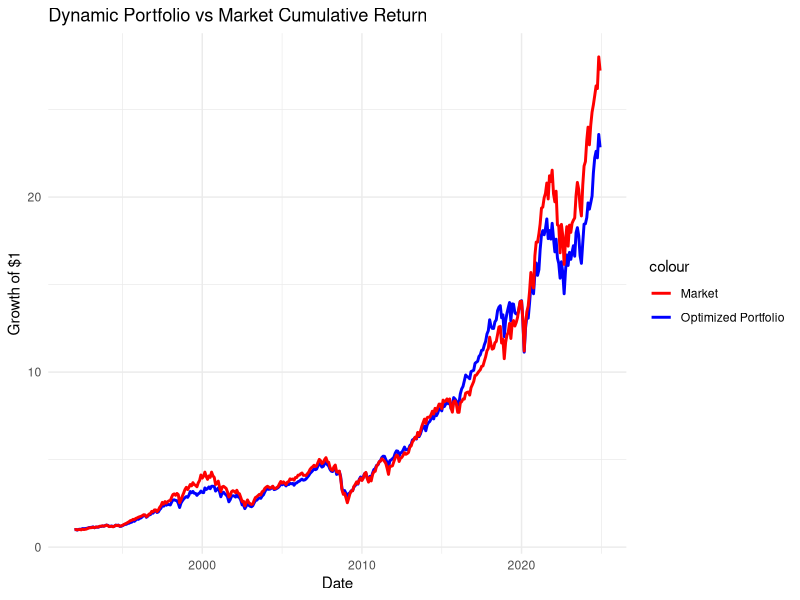
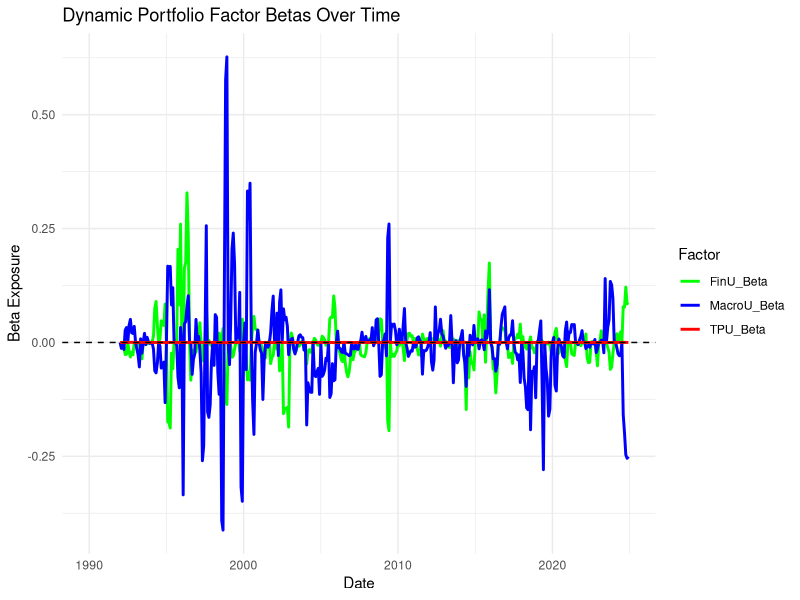

Reproduce these figures in R, in order.
# =============================================
# 1. Load Required Libraries
# =============================================
if (!require("dplyr")) install.packages("dplyr")
if (!require("lubridate")) install.packages("lubridate")
if (!require("quadprog")) install.packages("quadprog")
if (!require("tidyr")) install.packages("tidyr")
if (!require("ggplot2")) install.packages("ggplot2")
if (!require("Matrix")) install.packages("Matrix")
if (!require("zoo")) install.packages("zoo")
library(dplyr)
library(lubridate)
library(quadprog)
library(tidyr)
library(ggplot2)
library(Matrix)
library(zoo)

# =============================================
# 2. Load Data
# =============================================

# Industry returns
industry_raw <- read.csv("./49_Industry_Portfolios.CSV")
industry <- industry_raw %>%
  mutate(Date = as.Date(paste0(Date, "01"), format = "%Y%m%d")) %>%
  mutate(across(-Date, ~ as.numeric(.) / 100))

# Fama-French factors
factors <- read.csv("./F-F_Research_Data_Factors.CSV") %>%
  mutate(Date = as.Date(paste0(X, "01"), format = "%Y%m%d")) %>%
  rename(RMRF = Mkt.RF) %>%
  select(Date, RMRF, RF) %>%
  mutate(across(c(RMRF, RF), ~ as.numeric(.) / 100))

# Macro uncertainty
macroU <- read.csv("./sydneymacrouncertainty.csv") %>%
  mutate(Date = parse_date_time(Date, orders = "m/Y")) %>%
  rename(MacroU = h.1) %>%
  select(Date, MacroU)

# 1-year treasury rate
treasury <- read.csv("./THREEFY1.csv") %>%
  rename(Date = observation_date, ShortRate = THREEFY1) %>%
  mutate(Date = as.Date(Date), ShortRate = as.numeric(ShortRate)) %>%
  select(Date, ShortRate)

# Financial Uncertainty
finU<- read.csv('./FINU.csv')
finU <- finU %>%
  mutate(Date = parse_date_time(Date, orders = "m/Y")) %>%  # Parse month-year correctly
  mutate(Date = as.Date(paste0(year(Date), "-", sprintf("%02d", month(Date)), "-01")))  # Force first day of month

# Trade policy uncertainty
tpu <- read.csv("./TPU INDEX MONTHLY.csv") %>%
  mutate(Date = as.Date(DATE, origin = "1899-12-30")) %>%
  select(Date, TPU)

# Economic policy uncertainty
epu <- read.csv("./EPU.csv") %>%
  mutate(Date = as.Date(paste(Year, Month, "01", sep = "-"))) %>%
  rename(EPU = News_Based_Policy_Uncert_Index) %>%
  select(Date, EPU)

# Merge all
df_factors <- factors %>%
  inner_join(macroU, by = "Date") %>%
  inner_join(tpu, by = "Date") %>%
  inner_join(treasury, by = "Date") %>%
  inner_join(epu, by = "Date") %>%
  inner_join(finU, by = "Date")

full_data_monthly <- industry %>%
  inner_join(df_factors, by = "Date")

names(full_data_monthly)
names(df_factors)


# =============================================
# 1. Define rolling window settings
# =============================================
lookback_months <- 24  # 2 years window

# Industry columns
industry_cols <- setdiff(names(full_data_monthly),
                         c("Date", "RMRF", "RF", "MacroU", "TPU", "ShortRate", "EPU", "FinU"))

# Prepare storage for betas
rolling_betas <- list()

# =============================================
# 2. Rolling Regressions
# =============================================
for (i in (lookback_months + 1):nrow(full_data_monthly)) {
  
  window_data <- full_data_monthly[(i - lookback_months):(i - 1), ]
  
  betas_this_date <- data.frame(
    Date = full_data_monthly$Date[i],
    Industry = industry_cols,
    Beta_RMRF = NA,
    Beta_MacroU = NA,
    Beta_FinU = NA,
    Beta_TPU = NA,
    Beta_EPU = NA,
    Beta_ShortRate = NA
  )
  
  for (j in seq_along(industry_cols)) {
    ind <- industry_cols[j]
    
    # Excess return
    y <- window_data[[ind]] - window_data$RF
    x <- window_data %>%
      select(RMRF, MacroU, FinU, TPU, EPU, ShortRate)
    
    model <- lm(y ~ ., data = x)
    
    coefs <- coef(model)
    
    # Store betas
    betas_this_date$Beta_RMRF[j] <- coefs["RMRF"]
    betas_this_date$Beta_MacroU[j] <- coefs["MacroU"]
    betas_this_date$Beta_FinU[j] <- coefs["FinU"]
    betas_this_date$Beta_TPU[j] <- coefs["TPU"]
    betas_this_date$Beta_EPU[j] <- coefs["EPU"]
    betas_this_date$Beta_ShortRate[j] <- coefs["ShortRate"]
  }
  
  rolling_betas[[i - lookback_months]] <- betas_this_date
}

# =============================================
# 3. Combine into one big dataframe
# =============================================
beta_estimates <- do.call(rbind, rolling_betas)

# =============================================
# 4. Check result
# =============================================
head(beta_estimates)

# =============================================
# 1. Define optimization function
# =============================================
library(quadprog)

optimize_portfolio <- function(Sigma, betas, 
                               target_market_beta = 1, 
                               target_macroU = 0, 
                               target_finU = 0,
                               target_TPU = 0,
                               target_EPU = 0,
                               target_ShortRate = 0) {
  
  n <- nrow(betas)
  
  # Add a small regularization to covariance matrix
  Sigma_reg <- Sigma + diag(1e-6, n)
  
  Dmat <- Sigma_reg
  dvec <- rep(0, n)
  
  # Constraints: full investment and factor exposure targets
  Amat <- t(rbind(
    rep(1, n),
    betas$Beta_RMRF,
    betas$Beta_MacroU,
    betas$Beta_FinU,
    betas$Beta_TPU,
    betas$Beta_EPU,
    betas$Beta_ShortRate
  ))
  
  bvec <- c(1, target_market_beta, target_macroU, target_finU, target_TPU, target_EPU, target_ShortRate)
  
  meq <- length(bvec)  # all are equality constraints
  
  sol <- solve.QP(Dmat, dvec, Amat, bvec, meq)
  
  w_opt <- sol$solution
  w_opt <- w_opt / sum(w_opt)  # Normalize
  
  return(w_opt)
}

# =============================================
# 2. Setup dynamic backtest
# =============================================

# Parameters
lookback_months <- 24
rebalance_every <- 6  # rebalance every 6 months
n_assets <- length(industry_cols)

# Initialize storage
portfolio_returns <- rep(NA, nrow(full_data_monthly))
portfolio_weights <- matrix(NA, nrow = nrow(full_data_monthly), ncol = n_assets)
colnames(portfolio_weights) <- industry_cols

# Start loop
for (t in (lookback_months + 1):nrow(full_data_monthly)) {
  
  if ((t - lookback_months - 1) %% rebalance_every != 0 && t > (lookback_months + 1)) {
    # If not a rebalance month, use last weights
    portfolio_weights[t, ] <- portfolio_weights[t - 1, ]
    portfolio_returns[t] <- sum(portfolio_weights[t, ] * full_data_monthly[t, industry_cols], na.rm = TRUE)
    next
  }
  
  # Get the correct betas
  betas_this_date <- beta_estimates %>%
    filter(Date == full_data_monthly$Date[t]) %>%
    arrange(match(Industry, industry_cols))
  
  if (nrow(betas_this_date) != n_assets) {
    portfolio_weights[t, ] <- rep(1/n_assets, n_assets)
    portfolio_returns[t] <- mean(as.numeric(full_data_monthly[t, industry_cols]), na.rm = TRUE)
    next
  }
  
  # Estimate Sigma (Covariance) from past 24 months
  window_data <- full_data_monthly[(t - lookback_months):(t - 1), industry_cols]
  Sigma_est <- cov(window_data) * 12
  Sigma_est <- Sigma_est + diag(1e-6, ncol(Sigma_est))
  
  # Solve optimization
  w_opt <- optimize_portfolio(Sigma_est, betas_this_date,
                              target_market_beta = 0.7,   # 🛡️ Defensive tilt
                              target_macroU = 0,
                              target_finU = 0,
                              target_TPU = 0,
                              target_EPU = 0,
                              target_ShortRate = 0)
  
  portfolio_weights[t, ] <- w_opt
  portfolio_returns[t] <- sum(w_opt * full_data_monthly[t, industry_cols], na.rm = TRUE)
}

# =============================================
# 3. Build final results
# =================================
results <- data.frame(
  Date = full_data_monthly$Date,
  Portfolio_Return = portfolio_returns,
  Market_Return = full_data_monthly$RMRF + full_data_monthly$RF,
  RF = full_data_monthly$RF
) %>% na.omit() %>%
  mutate(
    Portfolio_Cumulative = cumprod(1 + Portfolio_Return),
    Market_Cumulative = cumprod(1 + Market_Return),
    Portfolio_Excess = Portfolio_Return - RF,
    Market_Excess = Market_Return - RF
  )

# =============================================
# 4. Quick plot
# =============================================
library(ggplot2)

ggplot(results, aes(x = Date)) +
  geom_line(aes(y = Portfolio_Cumulative, color = "Optimized Portfolio"), linewidth = 1) +
  geom_line(aes(y = Market_Cumulative, color = "Market"), linewidth = 1) +
  scale_color_manual(values = c("Optimized Portfolio" = "blue", "Market" = "red")) +
  labs(title = "Dynamic Portfolio vs Market Cumulative Return",
       y = "Growth of $1",
       x = "Date") +
  theme_minimal()

names(results)

# Portfolio performance
portfolio_annual_return <- mean(results$Portfolio_Return) * 12
portfolio_annual_vol <- sd(results$Portfolio_Return) * sqrt(12)
portfolio_sharpe <- mean(results$Portfolio_Excess) / sd(results$Portfolio_Return) * sqrt(12)

# Market performance
market_annual_return <- mean(results$Market_Return) * 12
market_annual_vol <- sd(results$Market_Return) * sqrt(12)
market_sharpe <- mean(results$Market_Excess) / sd(results$Market_Return) * sqrt(12)

# Display
cat("Optimized Portfolio:\n",
    "Annual Return =", round(portfolio_annual_return, 4),
    "Annual Vol =", round(portfolio_annual_vol, 4),
    "Sharpe =", round(portfolio_sharpe, 2), "\n")

cat("Market:\n",
    "Annual Return =", round(market_annual_return, 4),
    "Annual Vol =", round(market_annual_vol, 4),
    "Sharpe =", round(market_sharpe, 2), "\n")

analyze_crisis_metrics_full <- function(results, crisis_periods) {
  crisis_summary <- list()
  
  for (crisis_name in names(crisis_periods)) {
    period <- crisis_periods[[crisis_name]]
    
    crisis_data <- results %>%
      filter(Date >= period[1], Date <= period[2])
    
    n_months <- nrow(crisis_data)  # because returns are monthly
    
    # Cumulative Return
    portfolio_cum_return <- prod(1 + crisis_data$Portfolio_Return) - 1
    market_cum_return <- prod(1 + crisis_data$Market_Return) - 1
    
    # Annualized Return
    portfolio_annual_return <- (1 + portfolio_cum_return)^(12 / n_months) - 1
    market_annual_return <- (1 + market_cum_return)^(12 / n_months) - 1
    
    # Annualized Volatility
    portfolio_volatility <- sd(crisis_data$Portfolio_Return) * sqrt(12)
    market_volatility <- sd(crisis_data$Market_Return) * sqrt(12)
    
    # Sharpe Ratio (using excess returns over risk-free rate)
    portfolio_sharpe <- mean(crisis_data$Portfolio_Excess) / sd(crisis_data$Portfolio_Excess) * sqrt(12)
    market_sharpe <- mean(crisis_data$Market_Excess) / sd(crisis_data$Market_Excess) * sqrt(12)
    
    # Maximum Drawdown (based on cumulative returns)
    max_drawdown <- function(cum_return_series) {
      cummax_series <- cummax(cum_return_series)
      drawdowns <- (cummax_series - cum_return_series) / cummax_series
      max(drawdowns, na.rm = TRUE)
    }
    
    portfolio_mdd <- max_drawdown(crisis_data$Portfolio_Cumulative)
    market_mdd <- max_drawdown(crisis_data$Market_Cumulative)
    
    crisis_result <- data.frame(
      Crisis = crisis_name,
      Type = c("Portfolio", "Market"),
      CumulativeReturn = c(portfolio_cum_return, market_cum_return),
      AnnualizedReturn = c(portfolio_annual_return, market_annual_return),
      SharpeRatio = c(portfolio_sharpe, market_sharpe),
      AnnualizedVolatility = c(portfolio_volatility, market_volatility),
      MaxDrawdown = c(portfolio_mdd, market_mdd)
    )
    
    crisis_summary[[crisis_name]] <- crisis_result
  }
  
  do.call(rbind, crisis_summary)
}

crisis_periods_zoomed_extended <- list(
  Housing_Crisis_2008 = c(as.Date("2008-09-01"), as.Date("2009-03-31")),
  Trump_Trade_War = c(as.Date("2018-10-01"), as.Date("2018-12-31")),
  Covid_19_Crisis = c(as.Date("2020-02-01"), as.Date("2020-03-31")),
  Trade_Escalation_May2019 = c(as.Date("2019-05-01"), as.Date("2019-06-30")),
  
  Asian_Financial_Crisis = c(as.Date("1997-07-01"), as.Date("1998-06-30")),
  Dotcom_Bubble_Burst = c(as.Date("2000-03-01"), as.Date("2002-10-31")),
  Taper_Tantrum = c(as.Date("2013-05-01"), as.Date("2013-12-31"))
)


crisis_metrics_full_zoomed <- analyze_crisis_metrics_full(results, crisis_periods_zoomed_extended)

# =============================================
# View Results
# =============================================
print(crisis_metrics_full_zoomed)


# =============================================
# 1. Calculate Dynamic Portfolio Factor Exposures
# =============================================

# Initialize storage
portfolio_beta_TPU <- rep(NA, nrow(full_data_monthly))
portfolio_beta_MacroU <- rep(NA, nrow(full_data_monthly))
portfolio_beta_FinU <- rep(NA, nrow(full_data_monthly))

# Match industry columns
industry_cols <- setdiff(names(full_data_monthly),
                         c("Date", "RMRF", "RF", "MacroU", "TPU", "ShortRate", "EPU", "FinU"))

for (t in (lookback_months + 1):nrow(full_data_monthly)) {
  
  if (is.na(portfolio_weights[t, 1])) next  # Skip missing
  
  betas_this_date <- beta_estimates %>%
    filter(Date == full_data_monthly$Date[t]) %>%
    arrange(match(Industry, industry_cols))
  
  if (nrow(betas_this_date) != length(industry_cols)) next
  
  w_t <- portfolio_weights[t, ]
  
  portfolio_beta_TPU[t] <- sum(w_t * betas_this_date$Beta_TPU)
  portfolio_beta_MacroU[t] <- sum(w_t * betas_this_date$Beta_MacroU)
  portfolio_beta_FinU[t] <- sum(w_t * betas_this_date$Beta_FinU)
}

# Combine into dataframe
dynamic_betas <- data.frame(
  Date = full_data_monthly$Date,
  TPU_Beta = portfolio_beta_TPU,
  MacroU_Beta = portfolio_beta_MacroU,
  FinU_Beta = portfolio_beta_FinU
)
# =============================================
# 2. Plot Dynamic TPU, MacroU, FinU Betas
# =============================================

library(ggplot2)

dynamic_betas_long <- dynamic_betas %>%
  pivot_longer(cols = c(TPU_Beta, MacroU_Beta, FinU_Beta),
               names_to = "Factor",
               values_to = "Beta")

ggplot(dynamic_betas_long, aes(x = Date, y = Beta, color = Factor)) +
  geom_line(linewidth = 1) +
  labs(title = "Dynamic Portfolio Factor Betas Over Time",
       y = "Beta Exposure",
       x = "Date") +
  geom_hline(yintercept = 0, linetype = "dashed") +
  theme_minimal() +
  scale_color_manual(values = c("TPU_Beta" = "red", "MacroU_Beta" = "blue", "FinU_Beta" = "green"))

